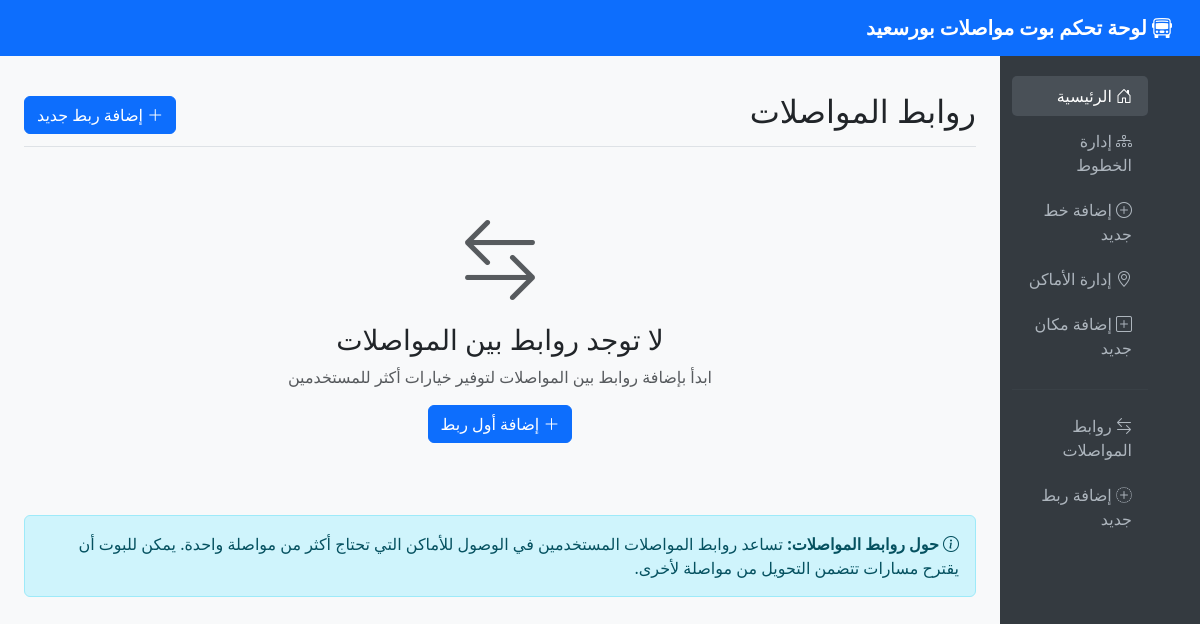
Before: /connections with the older database file.
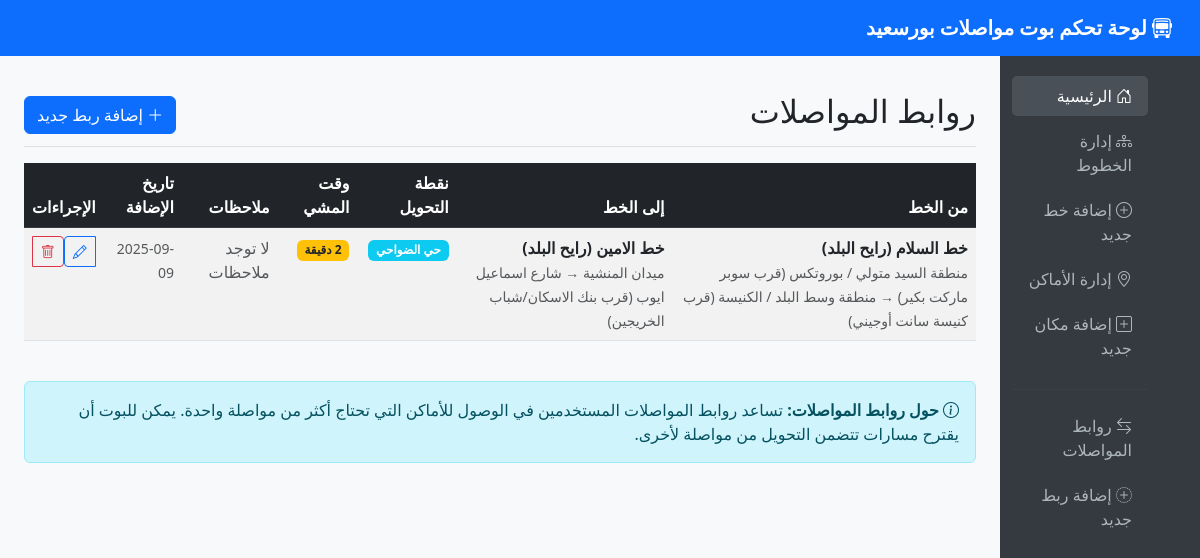
After: the same page with the newer database file.
### admin_dashboard.py (models this page shows, shortened)
class RouteConnection(db.Model):
    id = db.Column(db.Integer, primary_key=True)
    from_route_id = db.Column(db.Integer, db.ForeignKey('route.id'), nullable=False)
    to_route_id = db.Column(db.Integer, db.ForeignKey('route.id'), nullable=False)
    connection_point = db.Column(db.String(200), nullable=False)  # نقطة التحويل
    walking_time = db.Column(db.Integer, nullable=False, default=5)  # وقت المشي بالدقائق
    connection_notes = db.Column(db.Text, nullable=True)  # ملاحظات إضافية
    created_at = db.Column(db.DateTime, default=datetime.utcnow)
    from_route = db.relationship('Route', foreign_keys=[from_route_id], backref='connections_from')
    to_route = db.relationship('Route', foreign_keys=[to_route_id], backref='connections_to')

class Route(db.Model):
    id = db.Column(db.Integer, primary_key=True)
    name = db.Column(db.String(200), nullable=False)
    fare = db.Column(db.Float, nullable=False)
    start_area = db.Column(db.String(200), nullable=True)
    end_area = db.Column(db.String(200), nullable=True)
    key_points = db.Column(db.Text, nullable=False)  # JSON string
    notes = db.Column(db.Text, nullable=True)
    created_at = db.Column(db.DateTime, default=datetime.utcnow)

### admin_dashboard.py (the view)
@app.route('/connections')
def connections_list():
    connections = RouteConnection.query.order_by(RouteConnection.created_at.desc()).all()
    return render_template('connections_list.html', connections=connections)

### templates/connections_list.html (shortened to what this page needs)
{% extends "base.html" %}
{% block content %}
<div class="d-flex justify-content-between flex-wrap flex-md-nowrap align-items-center pt-3 pb-2 mb-3 border-bottom">
    <h1 class="h2">روابط المواصلات</h1>
    <div class="btn-toolbar mb-2 mb-md-0">
        <a href="{{ url_for('add_connection') }}" class="btn btn-primary">
            <i class="bi bi-plus-lg"></i> إضافة ربط جديد
        </a>
    </div>
</div>
{% if connections %}
<div class="table-responsive">
    <table class="table table-striped table-hover">
        <thead class="table-dark">
            <tr>
                <th>من الخط</th>
                <th>إلى الخط</th>
                <th>نقطة التحويل</th>
                <th>وقت المشي</th>
                <th>ملاحظات</th>
                <th>تاريخ الإضافة</th>
                <th>الإجراءات</th>
            </tr>
        </thead>
        <tbody>
            {% for connection in connections %}
            <tr>
                <td>
                    <strong>{{ connection.from_route.name }}</strong>
                    <br><small class="text-muted">{{ connection.from_route.start_area }} → {{ connection.from_route.end_area }}</small>
                </td>
                <td>
                    <strong>{{ connection.to_route.name }}</strong>
                    <br><small class="text-muted">{{ connection.to_route.start_area }} → {{ connection.to_route.end_area }}</small>
                </td>
                <td>
                    <span class="badge bg-info">{{ connection.connection_point }}</span>
                </td>
                <td>
                    <span class="badge bg-warning text-dark">{{ connection.walking_time }} دقيقة</span>
                </td>
                <td>
                    {% if connection.connection_notes %}
                    <small>{{ connection.connection_notes }}</small>
                    {% else %}
                    <span class="text-muted">لا توجد ملاحظات</span>
                    {% endif %}
                </td>
                <td>
                    <small class="text-muted">{{ connection.created_at.strftime('%Y-%m-%d') }}</small>
                </td>
                <td>
                    <div class="btn-group" role="group">
                        <a href="{{ url_for('edit_connection', connection_id=connection.id) }}"
                           class="btn btn-sm btn-outline-primary">
                            <i class="bi bi-pencil"></i>
                        </a>
                        <button type="button" class="btn btn-sm btn-outline-danger"
                                onclick="confirmDelete({{ connection.id }})">
                            <i class="bi bi-trash"></i>
                        </button>
                    </div>
                </td>
            </tr>
            {% endfor %}
        </tbody>
    </table>
</div>
{% else %}
<div class="text-center py-5">
    <i class="bi bi-arrow-left-right display-1 text-muted"></i>
    <h3 class="mt-3">لا توجد روابط بين المواصلات</h3>
    <p class="text-muted">ابدأ بإضافة روابط بين المواصلات لتوفير خيارات أكثر للمستخدمين</p>
    <a href="{{ url_for('add_connection') }}" class="btn btn-primary">
        <i class="bi bi-plus-lg"></i> إضافة أول ربط
    </a>
</div>
{% endif %}
<div class="mt-4">
    <div class="alert alert-info">
        <i class="bi bi-info-circle"></i>
        <strong>حول روابط المواصلات:</strong>
        تساعد روابط المواصلات المستخدمين في الوصول للأماكن التي تحتاج أكثر من مواصلة واحدة.
        يمكن للبوت أن يقترح مسارات تتضمن التحويل من مواصلة لأخرى.
    </div>
</div>
{% endblock %}

### templates/base.html (shortened to what this page needs)
<!DOCTYPE html>
<html dir="rtl" lang="ar">
<head>
    <link href="https://cdn.jsdelivr.net/npm/bootstrap@5.3.0/dist/css/bootstrap.min.css" rel="stylesheet">
    <link href="https://cdn.jsdelivr.net/npm/bootstrap-icons@1.7.2/font/bootstrap-icons.css" rel="stylesheet">
</head>
<body>
    <nav class="navbar navbar-expand-lg navbar-dark bg-primary">
        <div class="container-fluid">
            <a class="navbar-brand" href="{{ url_for('index') }}">
                <i class="bi bi-bus-front"></i> لوحة تحكم بوت مواصلات بورسعيد
            </a>
        </div>
    </nav>
    <div class="container-fluid">
        <div class="row">
            <nav class="col-md-3 col-lg-2 d-md-block sidebar">
                <div class="position-sticky">
                    <ul class="nav flex-column">
                        <li class="nav-item">
                            <a class="nav-link active" href="{{ url_for('index') }}">
                                <i class="bi bi-house-door"></i> الرئيسية
                            </a>
                        </li>
                        <li class="nav-item">
                            <a class="nav-link" href="{{ url_for('routes_list') }}">
                                <i class="bi bi-diagram-3"></i> إدارة الخطوط
                            </a>
                        </li>
                        <li class="nav-item">
                            <a class="nav-link" href="{{ url_for('add_route') }}">
                                <i class="bi bi-plus-circle"></i> إضافة خط جديد
                            </a>
                        </li>
                        <li class="nav-item">
                            <a class="nav-link" href="{{ url_for('locations_list') }}">
                                <i class="bi bi-geo-alt"></i> إدارة الأماكن
                            </a>
                        </li>
                        <li class="nav-item">
                            <a class="nav-link" href="{{ url_for('add_location') }}">
                                <i class="bi bi-plus-square"></i> إضافة مكان جديد
                            </a>
                        </li>
                        <hr class="sidebar-divider my-3" style="border-color: #495057;">
                        <li class="nav-item">
                            <a class="nav-link" href="{{ url_for('connections_list') }}">
                                <i class="bi bi-arrow-left-right"></i> روابط المواصلات
                            </a>
                        </li>
                        <li class="nav-item">
                            <a class="nav-link" href="{{ url_for('add_connection') }}">
                                <i class="bi bi-plus-circle-dotted"></i> إضافة ربط جديد
                            </a>
                        </li>
                    </ul>
                </div>
            </nav>
            <main class="col-md-9 ms-sm-auto col-lg-10 px-md-4 main-content">
                {% block content %}{% endblock %}
            </main>
        </div>
    </div>
</body>
</html>

### templates/base.html (style rules this page uses)
body { font-family: 'Segoe UI', Tahoma, Geneva, Verdana, sans-serif; background-color: #f8f9fa; }
.navbar-brand { font-weight: bold; }
.sidebar { background-color: #343a40; min-height: 100vh; padding-top: 20px; }
.sidebar .nav-link { color: #adb5bd; margin-bottom: 5px; }
.sidebar .nav-link:hover, .sidebar .nav-link.active { color: #fff; background-color: #495057; border-radius: 5px; }
.main-content { padding: 20px; }
.btn-primary { background-color: #0d6efd; border-color: #0d6efd; }

Changed rows visible on the page:
added RouteConnection: from_route.name "خط السلام (رايح البلد)", from_route.start_area "منطقة السيد متولي / بوروتكس (قرب سوبر ماركت بكير)", from_route.end_area "منطقة وسط البلد / الكنيسة (قرب كنيسة سانت أوجيني)", to_route.name "خط الامين (رايح البلد)", to_route.start_area "ميدان المنشية", to_route.end_area "شارع اسماعيل ايوب (قرب بنك الاسكان/شباب الخريجين)", connection_point "حي الضواحي", walking_time "2", connection_notes "لا توجد ملاحظات", created_at "2025-09-09"
Other visible differences:
text no longer shown: "لا توجد روابط بين المواصلات ابدأ بإضافة روابط بين المواصلات لتوفير خيارات أكثر للمستخدمين إضافة أول ربط"
text now shown: "من الخط إلى الخط نقطة التحويل وقت المشي ملاحظات تاريخ الإضافة الإجراءات"
